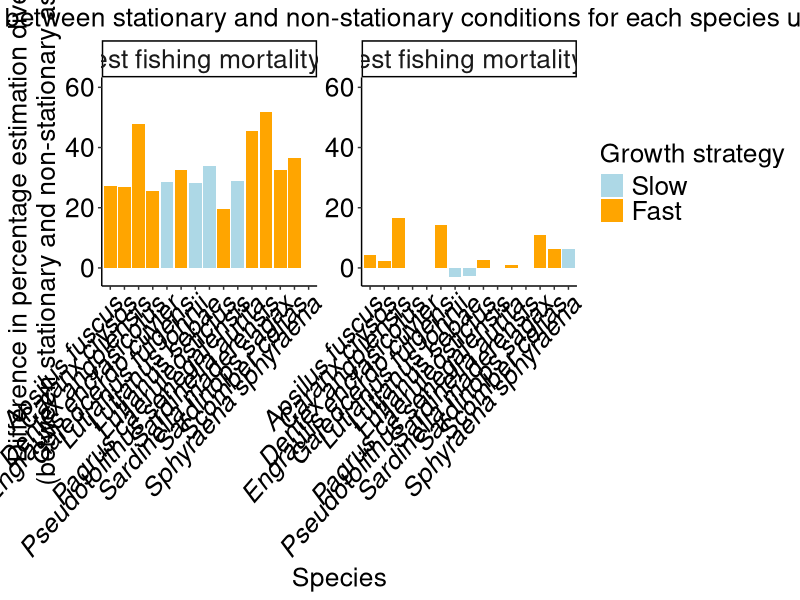

Write the R code that produced this figure. (Note: this script raises an error after producing the figure.)
# Comparision of size indicators between static and dynamic conditions
# Created by : Richard Takyi (PhD Student, UTAS)

rm(list = ls())

# Load libraries
library(ggplot2)
library(tidyverse)
library(reshape2)
library(patchwork)
library(scales)

# Define reusable palette
# palette_name <- "RdBu"


# Set theme for output plots
theme_set(theme_classic())
theme_update(axis.text.x = element_text(colour = "black", size = 19, angle = 49, hjust = 1, vjust = 1, face = "italic"),
              axis.text.y = element_text(colour = "black", size = 19),
              axis.title.y.right = element_text(colour = "black", size = 19),
              axis.text.y.right = element_text(colour = "black", size = 19), 
              axis.title = element_text(size = 19),
              strip.text = element_text(size = 19),
                legend.text = element_text(size = 19),
                legend.title = element_text(size = 19),
              plot.title = element_text(size = 19, hjust = 0.5))

# Read in the data
# comparison <- read.csv("Parameters/comparison.csv")
comparison <- read.csv("Parameters/comparison_M_nonstationary.csv") 


# Ensure growth_strategy and species are treated as factors
comparison$growth_strategy <- as.factor(comparison$growth_strategy)
comparison$species <- as.factor(comparison$species)

# print(head(comparison))

n <- nrow(comparison)

#  Loop over comparison data
for (irow in 1:n) {
    # Extract the row
    row <- comparison[irow, ]
    
    # Extract the values
    growth_strategy <- row$growth_strategy
    species <- row$species
    
    # Print the values
    # print(paste("Growth Strategy:", growth_strategy))
    # print(paste("Species:", species))
    
    # Create a data frame for comparison
    comparison_df <- data.frame(species = species, 
                                 growth_strategy = growth_strategy,
                                 stationary_highest = row$stationary_highest,
                                 stationary_lowest = row$stationary_lowest,
                                 stationary_percentage_decline = row$stationary_percentage_decline,
                                 nonstationary_highest = row$nonstationary_highest,
                                 nonstationary_lowest = row$nonstationary_lowest,
                                 nonstationary_percentage_decline = row$nonstationary_percentage_decline,
                                 low_posit5 = row$low_posit5,
                                 low_negt5 = row$low_negt5,
                                 medium_posit5 = row$medium_posit5,
                                 medium_negt5 = row$medium_negt5,
                                 high_posit5 = row$high_posit5,
                                 high_negt5 = row$high_negt5,
                                 factor_chnge_stat_over_nonstat_hst_1 = row$factor_chnge_stat_over_nonstat_hst_1,
                                 factor_chnge_stat_over_nonstat_lst_1 = row$factor_chnge_stat_over_nonstat_lst_1,
                                 pfactor_chnge_nonstat_minus_stat_allover_stat_hst = row$pfactor_chnge_nonstat_minus_stat_allover_stat_hst,
                                 pfactor_chnge_nonstat_minus_stat_allover_stat_lst = row$pfactor_chnge_nonstat_minus_stat_allover_stat_lst,
                                 sp_opt_temp = row$sp_opt_temp)

    # Baseline values
    stationary_highest <- comparison$stationary_highest[irow]
    stationary_lowest <- comparison$stationary_lowest[irow]
    stationary_percentage_decline <- comparison$stationary_percentage_decline[irow]
    nonstationary_highest <- comparison$nonstationary_highest[irow]
    nonstationary_lowest <- comparison$nonstationary_lowest[irow]
    nonstationary_percentage_decline <- comparison$nonstationary_percentage_decline[irow]
    factor_chnge_stat_over_nonstat_hst_1 <- comparison$factor_chnge_stat_over_nonstat_hst_1[irow]
    factor_chnge_stat_over_nonstat_lst_1 <- comparison$factor_chnge_stat_over_nonstat_lst_1[irow]
    pfactor_chnge_nonstat_minus_stat_allover_stat_hst <- comparison$pfactor_chnge_nonstat_minus_stat_allover_stat_hst[irow]
    pfactor_chnge_nonstat_minus_stat_allover_stat_lst <- comparison$pfactor_chnge_nonstat_minus_stat_allover_stat_lst[irow]
    sp_opt_temp <- comparison$sp_opt_temp[irow]
    
}


# Plot a bar chart for factor changes in stationary vs non-stationary conditions with ggplot2
comparison_long <- comparison %>%
    mutate(
        growth_strategy = factor(growth_strategy, levels = c("Slow", "Fast"))
    ) %>%
    pivot_longer(
        cols = c(pfactor_chnge_nonstat_minus_stat_allover_stat_hst, pfactor_chnge_nonstat_minus_stat_allover_stat_lst),
        names_to = "metric",
        values_to = "value"
    ) %>%
    mutate(
        metric = recode(
            metric,
            # factor_chnge_stat_over_nonstat_hst_1 = "Lowest fishing mortality rate",
            # factor_chnge_stat_over_nonstat_lst_1 = "Highest fishing mortality rate"
            pfactor_chnge_nonstat_minus_stat_allover_stat_hst = "Lowest fishing mortality rate",
            pfactor_chnge_nonstat_minus_stat_allover_stat_lst = "Highest fishing mortality rate"
        ),
        metric = factor(metric, levels = c("Lowest fishing mortality rate", "Highest fishing mortality rate"))
    )

g10 <- ggplot() +
    # Bar plot
    geom_bar(
        data = comparison_long,
        aes(x = species, y = value, fill = growth_strategy),
        stat = "identity",
        position = "dodge"
    ) +
    facet_wrap(~ metric, scales = "free_y") +
    scale_fill_manual(
        name = "Growth strategy",
        values = c("Slow" = "lightblue", "Fast" = "orange")
    ) +
    scale_y_continuous(
        name = "Difference in percentage estimation divergence \n (between stationary and non-stationary assessment)",
    ) +
    labs(
        title = "Estimation factor difference between stationary and non-stationary conditions for each species under changing M",
        x = "Species"
    ) +
    facet_wrap(
        ~ metric, 
        scales = "free_y",
        labeller = as_labeller(function(x) x)
    ) +
    # Set y-axis limit for "Lowest fishing mortality rate" facet
    ggplot2::geom_blank(data = comparison_long %>% filter(metric == "Lowest fishing mortality rate") %>% mutate(value = 10), 
                        aes(x = species, y = value))

# Set y-axis limit for the "Lowest fishing mortality rate" facet to 10
g10 <- g10 + 
    ggplot2::facet_wrap(
        ~ metric, 
        scales = "free_y",
        labeller = as_labeller(function(x) x)
    ) +
    scale_y_continuous(
                name = "Difference in percentage estimation divergence \n (between stationary and non-stationary assessment)",
                limits = c(-6, 60),
                expand = expansion(mult = c(0, 0.05))
    ) +
    ggplot2::geom_blank(
        data = comparison_long %>% filter(metric == "Lowest fishing mortality rate") %>% mutate(value = 10),
        aes(x = species, y = value)
    )

g10


# # Save g10 plot to a file
ggsave(g10, filename = paste0("Shared/Outputs/comparison_factor_change_under_changing_M_", comparison, ".png"), width = 18, height = 12, units = "in", dpi = 300)



# # Plot a bar chart for the comparison with ggplot2
# # Reshape the data to long format for plotting multiple variables on y-axis
# # Combine stationary_highest/stationary_lowest and nonstationary_highest/nonstationary_lowest into two groups for plotting

# # # # Prepare data for bar plot (as before)
# comparison_long <- comparison %>%
#     mutate(
#         growth_strategy = factor(growth_strategy, levels = c("Slow", "Fast"))
#     ) %>%
#     pivot_longer(
#         cols = c(stationary_highest, stationary_lowest, nonstationary_highest, nonstationary_lowest),
#         names_to = "metric",
#         values_to = "value"
#     ) %>%
#     mutate(
#         group = case_when(
#             metric %in% c("stationary_highest", "stationary_lowest") ~ "Stationary conditions",
#             metric %in% c("nonstationary_highest", "nonstationary_lowest") ~ "Non-stationary conditions"
#         ),
#         metric = recode(
#             metric,
#             stationary_highest = "Highest",
#             stationary_lowest = "Lowest",
#             nonstationary_highest = "Highest",
#             nonstationary_lowest = "Lowest"
#         ),
#         group = factor(group, levels = c("Stationary conditions", "Non-stationary conditions")),
#         metric = factor(metric, levels = c("Highest", "Lowest"))
#     )

# g11 <- ggplot() +
#     # Bar plot
#     geom_bar(
#         data = comparison_long,
#         aes(x = species, y = value, fill = metric),
#         stat = "identity",
#         position = position_dodge(width = 0.8)
#     ) +
#     facet_wrap(~ group, scales = "free_y") +
#     scale_fill_manual(
#         name = "Indicator value",
#         values = c("Highest" = "brown", "Lowest" = "yellow")
#     ) +
#     scale_y_continuous(
#         name = "Length indicator"
#     ) +
#     labs(
#         title = "Highest and lowest length indicator values under lowest and highest fishing mortality rates \n, respectively, in both static and dynamic conditions at optimal temperature under changing M",
#         x = "Species"
#     )

# g11

# # # Save g11 plot to a file
# # ggsave(g11, filename = paste0("Shared/Outputs/comparison_", comparison, ".png"), width = 17, height = 9, units = "in", dpi = 600)


# # Plot a bar chart for the percentages of the comparison with ggplot2
# comparison_long <- comparison %>%
#     mutate(
#         growth_strategy = recode(
#             growth_strategy,
#             "Slow" = "Slow",
#             "Fast" = "Fast"
#         ),
#         # Set factor levels to ensure Slow comes before Fast
#         growth_strategy = factor(growth_strategy, levels = c("Slow", "Fast"))
#     ) %>%
#     pivot_longer(
#         cols = c(
#             stationary_percentage_decline, nonstationary_percentage_decline
#         ),
#         names_to = "metric",
#         values_to = "value"
#     ) %>%
#     mutate(
#         metric = recode(
#             metric,
#             stationary_percentage_decline = "Stationary conditions",
#             nonstationary_percentage_decline = "Non-stationary conditions"
#         ),
#         # Set factor levels to ensure stationary comes before non-stationary
#         metric = factor(
#             metric,
#             levels = c("Stationary conditions", "Non-stationary conditions")
#         )
#     )
# g12 <- ggplot(comparison_long,
#     aes(x = species, y = value, fill = growth_strategy)
# ) +
#     geom_bar(stat = "identity", position = "dodge") +
#     facet_wrap(~ metric, scales = "free_y") +
#     scale_fill_manual(
#         name = "Growth strategy",
#         values = c("Slow" = "lightblue", "Fast" = "orange")
#     ) +
#     labs(
#         title = "Percentage decline in length indicator values between lowest and highest \n fishing mortality rates under stationary and non-stationary conditions under changing M",
#         x = "Species",
#         y = "Percentage (%) decline in length indicator"
#     )

# g12

# Save g12 plot to a file
# ggsave(g12, filename = paste0("Shared/Outputs/comparison_percentage_", comparison, ".png"), width = 18, height = 9, units = "in", dpi = 600)


# # Save g11 and g12 plots to a file  
# # Combine g10 and g11 using patchwork and save as a single image
# ggsave(g11 / g12, filename = "Shared/Outputs/comparison_combined.png", width = 22, height = 22, units = "in", dpi = 600)



# Reshape data for plotting: combine posit5 and negt5 for each Fmort level, distinguish by temperature direction
comparison_long <- comparison %>%
    mutate(
        growth_strategy = factor(growth_strategy, levels = c("Slow", "Fast"))
    ) %>%
    pivot_longer(
        cols = c(
            low_posit5, low_negt5,
            medium_posit5, medium_negt5,
            high_posit5, high_negt5
        ),
        names_to = "metric",
        values_to = "value"
    ) %>%
    mutate(
        Fmort = case_when(
            grepl("^low_", metric) ~ "0.01",
            grepl("^medium_", metric) ~ "0.40",
            grepl("^high_", metric) ~ "1.77"
        ),
        Temp = case_when(
            grepl("posit5$", metric) ~ "+5°C",
            grepl("negt5$", metric) ~ "-5°C"
        ),
        Fmort = factor(Fmort, levels = c("0.01", "0.40", "1.77")),
        Temp = factor(Temp, levels = c("+5°C", "-5°C"))
    )

g13 <- ggplot(comparison_long,
    aes(x = species, y = value, fill = Temp, group = Temp)
) +
    geom_bar(stat = "identity", position = position_dodge(width = 0.8)) +
    facet_wrap(~ Fmort, scales = "free_y") +
    scale_fill_manual(
        name = "Temperature",
        values = c("+5°C" ="red", "-5°C" = "skyblue")
    ) +
    scale_y_continuous(
        limits = c(0, 0.35),
        expand = expansion(mult = c(0, 0.05))
    ) +
    labs(
        title = "Stationary vs non-stationary length-based indicator differences for each species at +5°C and -5°C",
        x = "Species",
        y = "Estimation divergence \n (Stationary vs non-stationary length indicator)"
    ) 

g13

# # Save g13 plot to a file
ggsave(g13, filename = paste0("Shared/Outputs/comparison_low_medium_high_", comparison, ".png"), width = 18, height = 9, units = "in", dpi = 300)

# Prepare data for bar plot (as before)
# Prepare data for plotting highest and lowest values together for shared legend

# Combine highest and lowest into one long dataframe
comparison_hilo_long <- comparison %>%
    mutate(
        growth_strategy = factor(growth_strategy, levels = c("Slow", "Fast"))
    ) %>%
    pivot_longer(
        cols = c(stationary_highest, nonstationary_highest, stationary_lowest, nonstationary_lowest),
        names_to = "metric",
        values_to = "value"
    ) %>%
    mutate(
        condition = case_when(
            metric %in% c("stationary_highest", "stationary_lowest") ~ "Stationary",
            metric %in% c("nonstationary_highest", "nonstationary_lowest") ~ "Non-stationary"
        ),
        indicator = case_when(
            metric %in% c("stationary_highest", "nonstationary_highest") ~ "Highest values per species",
            metric %in% c("stationary_lowest", "nonstationary_lowest") ~ "Lowest values per species"
        ),
        condition = factor(condition, levels = c("Stationary", "Non-stationary")),
        indicator = factor(indicator, levels = c("Highest values per species", "Lowest values per species"))
    )

g14_combined <- ggplot(comparison_hilo_long,
    aes(x = species, y = value, fill = condition)
) +
    geom_bar(stat = "identity", position = position_dodge(width = 0.8)) +
    scale_fill_manual(
        name = "Condition",
        values = c("Stationary" = "brown", "Non-stationary" = "orange")
    ) +
    facet_wrap(~ indicator, scales = "free_y") +
    labs(
        title = "Highest and lowest length indicator values under stationary \n and non-stationary conditions at optimal temperature",
        x = "Species",
        y = "Length indicator"
    ) +
    facet_wrap(~ indicator, scales = "free_y") +
    scale_y_continuous(
        limits = c(0, 1.6),
        expand = expansion(mult = c(0, 0.05))
    )

g14_combined


# # Plot a grouped bar chart showing both stationary and non-stationary percentage declines side by side for each species

comparison_long <- comparison %>%
    mutate(
        growth_strategy = factor(growth_strategy, levels = c("Slow", "Fast"))
    ) %>%
    pivot_longer(
        cols = c(stationary_percentage_decline, nonstationary_percentage_decline),
        names_to = "Condition",
        values_to = "Percentage_Decline"
    ) %>%
    mutate(
        Condition = recode(
            Condition,
            stationary_percentage_decline = "Stationary",
            nonstationary_percentage_decline = "Non-stationary"
        ),
        Condition = factor(Condition, levels = c("Stationary", "Non-stationary"))
    )

g15 <- ggplot(comparison_long,
    aes(x = species, y = Percentage_Decline, fill = Condition)
) +
    geom_bar(stat = "identity", position = position_dodge(width = 0.8)) +
    scale_fill_manual(
        name = "Condition",
        values = c("Stationary" = "brown", "Non-stationary" = "orange")
    ) +
        scale_y_continuous(
            limits = c(0, 80),
            expand = expansion(mult = c(0, 0.05))
        ) +
        labs(
        title = "Percentage decline in length indicator values between lowest \n and highest fishing mortality rates under changing M",
        x = "Species",
        y = "Percentage (%) decline in length indicator"
    )

g15

# # # Save g15 plot to a file
ggsave(g14_combined + g15, filename = paste0("Shared/Outputs/comparison_percentage_under_changing_M_", comparison, ".png"), width = 26, height = 12, units = "in", dpi = 300)

# # ## Changes in indicators with temperature and fishing mortality
